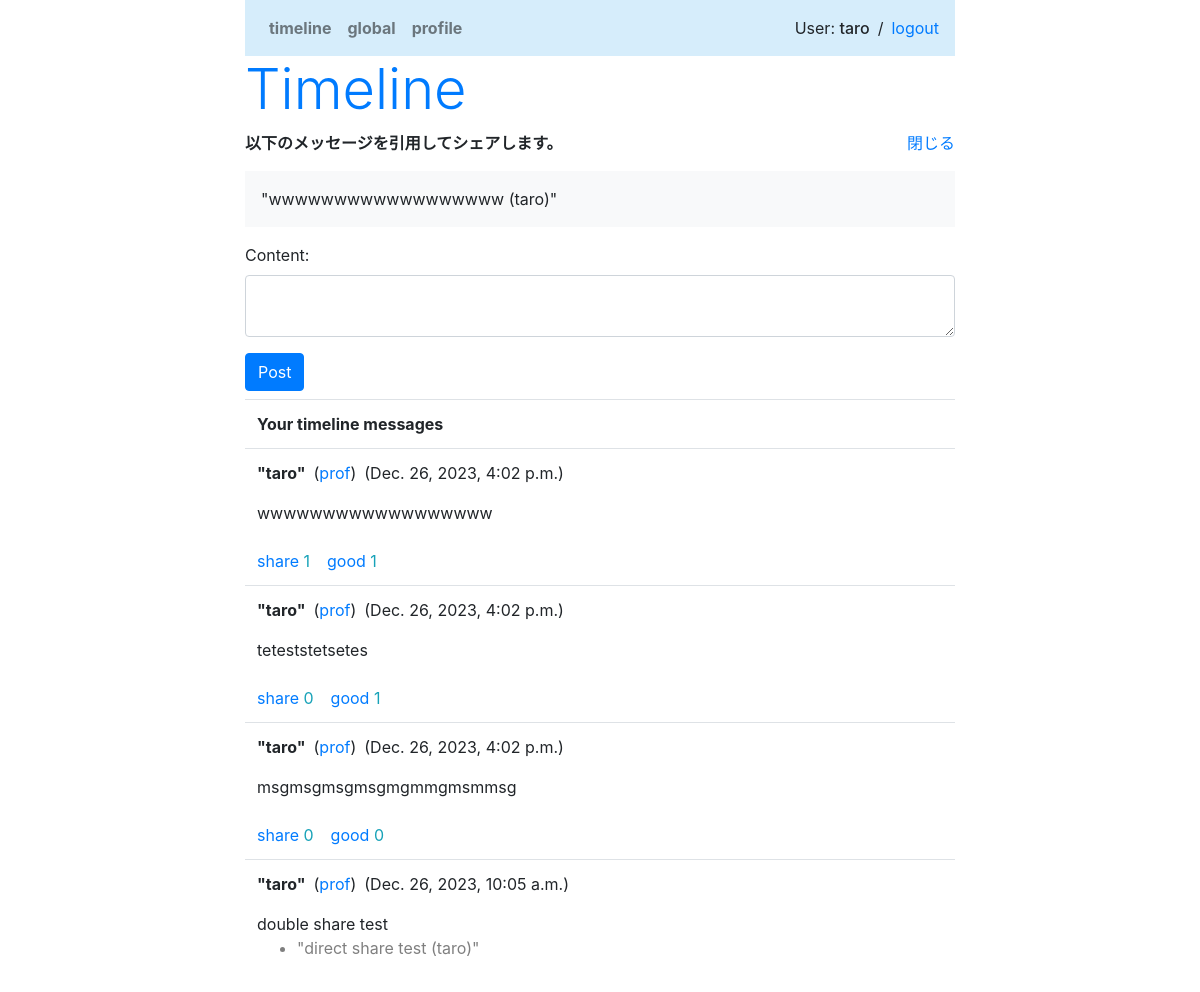
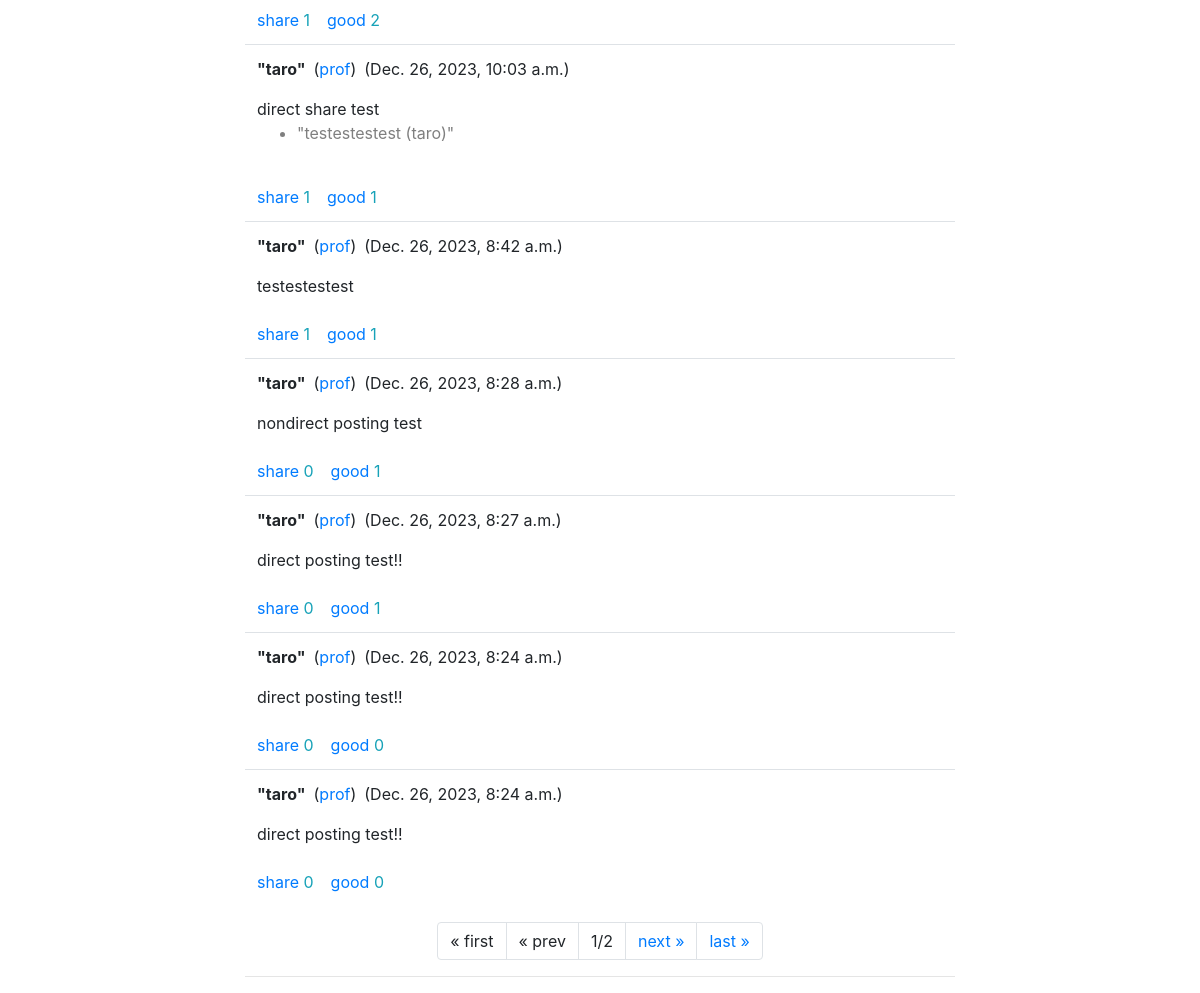
Page /sns/timeline/share/18/ (signed in) on the committed database (2 pictures, top to bottom).
### sns/models.py (models this page shows)
class Message(models.Model):
    owner = models.ForeignKey(User, on_delete=models.CASCADE, related_name='message_owner')
    content = models.TextField(max_length=1000)
    share_id = models.IntegerField(default=0)   # share先のid。デフォルトは自分。
    good_count = models.IntegerField(default=0)
    share_count = models.IntegerField(default=0)
    pub_date = models.DateTimeField(auto_now_add=True)
    def __str__(self):
        return str(self.content) + ' (' + str(self.owner) + ')'
    def get_share(self):
        return Message.objects.get(id=self.share_id)
    class Meta:
        ordering = ('-pub_date',)

### sns/views.py (the view)
# urls.py: path('timeline/share/', views.share_timeline, name='share_timeline'),
@login_required(login_url='/admin/login/')
def share_timeline(request, share_id, page=1):
    share = Message.objects.get(id=share_id)
    if request.method == 'POST':
        content = request.POST['content']
        msg = Message()
        msg.owner = request.user
        msg.content = content
        msg.share_id = share.id
        msg.save()
        share_msg = msg.get_share()
        share_msg.share_count += 1
        share_msg.save()
        messages.success(request, '新しいメッセージを投稿しました！')
        return redirect(to='/sns/timeline')
    else:
        form = MyPostForm()
    fls = Following.objects.filter(owner=request.user)
    targetlist = [request.user]
    for item in fls:
        targetlist.append(item.target)
    tl_messages = get_your_timeline_message(targetlist, page)
    params = {
        'login_user':request.user,
        'contents':tl_messages,
        'form':form,
        'share':share,
    }
    return render(request, 'sns/share_timeline.html', params)

### sns/forms.py
class MyPostForm(forms.Form):
    content = forms.CharField(max_length=500, \
        widget=forms.Textarea(attrs={'class':'form-control', 'rows':2}))

### sns/views.py (called while the page is built)
def get_your_timeline_message(targetlist, page):
    page_num = 10 #ページあたりの表示数
    messages = Message.objects.filter(owner__in=targetlist)
    page_item = Paginator(messages, page_num)
    return page_item.get_page(page)

### sns/templates/sns/share_timeline.html (shortened to what this page needs)
{% extends 'sns/layout.html' %}
{% block header %}
<h2 class="display-4 text-primary">Timeline</h2>
{% endblock %}
{% block content %}
<p><b>以下のメッセージを引用してシェアします。</b><span class="float-right"><a
    href="{% url 'timeline' %}{{contents.number}}">閉じる</a></span></p>
<p class="bg-light p-3">
    "{{share.content}} ({{share.owner}})"</p>
<form action="{% url 'share_timeline' share.id %}" method="post">
    {{form.as_p}}
    <button class="btn btn-primary">Post</button>
</form>
<table class="table mt-2">
    <tr><th>Your timeline messages</th></tr>
{% for item in contents %}
    <tr><td>
    <p><b>"{{item.owner}}"</b>&ensp;(<a href="{% url 'profile' %}{{item.owner.id}}">prof</a>)&ensp;({{item.pub_date}})</p>
    <p class="my-0">
        {{item.content}}</p>
    {% if item.share_id > 0 %}
    <ul><li class="text-black-50">"{{item.get_share}}"</li></ul>
    {% endif %}
    <br>
    <span class="float-left text-info">
        <a href="{% url 'share_timeline' item.id %}">share</a> {{item.share_count}} &ensp; <a href="{% url 'good' item.id %}">good</a> {{item.good_count}}
    </span>
</td></tr>
{% endfor %}
</table>
<ul class="pagination justify-content-center">
    {% if contents.has_previous %}
    <li class="page-item">
        <a class="page-link" href="{% url 'share_timeline' share.id %}">
            &laquo; first</a>
    </li>
    <li class="page-item">
        <a class="page-link"
        href="{% url 'share_timeline' share.id %}{{contents.previous_page_number}}">
            &laquo; prev</a>
    </li>
    {% else %}
    <li class="page-item">
        <a class="page-link">&laquo; first</a>
    </li>
    <li class="page-item">
        <a class="page-link">&laquo; prev</a>
    </li>
    {% endif %}
    <li class="page-item">
        <a class="page-link">
        {{contents.number}}/{{contents.paginator.num_pages}}</a>
    </li>
    {% if contents.has_next %}
    <li class="page-item">
        <a class="page-link"
        href="{% url 'share_timeline' share.id %}{{contents.next_page_number}}">
            next &raquo;</a>
    </li>
    <li class="page-item">
        <a class="page-link"
        href="{% url 'share_timeline' share.id %}{{contents.paginator.num_pages}}">
            last &raquo;</a>
    </li>
    {% endif %}
</ul>
{% endblock %}

### sns/templates/sns/layout.html (shortened to what this page needs)
{% load static %}
<!doctype html>
<html lang="ja">
<head>
    <link rel="stylesheet" href="https://stackpath.bootstrapcdn.com/bootstrap/4.3.1/css/bootstrap.min.css"/>
</head>
<body class="container">
    <div class="col-8 offset-2">
    <nav class="navbar navbar-expand navbar-light" style="background-color:rgb(214, 237, 251);">
    <ul class="navbar-nav mr-auto" >
        <li class="nav-item">
            <b><a class="nav-link" href="{% url 'timeline' %}">timeline</a></b>
        </li>
        <li class="nav-item">
            <b><a class="nav-link" href="{% url 'global_TL' %}">global</a></b>
        </li>
        <li class="nav-item">
            <b><a class="nav-link" href="{% url 'profile' %}{{login_user.id}}">profile</a></b>
        </li>
    </ul>
    <span> User: <span class="h6">{{login_user}}</span> </span>&ensp;/<span>
        <a href="/admin/logout?next=/sns/"> &ensp;logout </a></span>
    </nav>
    <div>{% block header %}{% endblock %}</div>
    <div class="content">{% block content %}{% endblock %}</div>
    <hr>
    </div>
</body>
</html>

### rows in the picture
Message: content "wwwwwwwwwwwwwwwwww", owner "taro", pub_date "Dec. 26, 2023, 4:02 p.m.", share_count "1", good_count "1"
Message: owner "taro", pub_date "Dec. 26, 2023, 4:02 p.m.", content "teteststetsetes", share_count "0", good_count "1"
Message: owner "taro", pub_date "Dec. 26, 2023, 4:02 p.m.", content "msgmsgmsgmsgmgmmgmsmmsg", share_count "0", good_count "0"
Message: owner "taro", pub_date "Dec. 26, 2023, 10:05 a.m.", content "double share test", get_share "direct share test (taro)", share_count "1", good_count "2"
Message: owner "taro", pub_date "Dec. 26, 2023, 10:03 a.m.", content "direct share test", get_share "testestestest (taro)", share_count "1", good_count "1"
Message: owner "taro", pub_date "Dec. 26, 2023, 8:42 a.m.", content "testestestest", share_count "1", good_count "1"
Message: owner "taro", pub_date "Dec. 26, 2023, 8:28 a.m.", content "nondirect posting test", share_count "0", good_count "1"
Message: owner "taro", pub_date "Dec. 26, 2023, 8:27 a.m.", content "direct posting test!!", share_count "0", good_count "1"
Message: owner "taro", pub_date "Dec. 26, 2023, 8:24 a.m.", content "direct posting test!!", share_count "0", good_count "0"
Message: owner "taro", pub_date "Dec. 26, 2023, 8:24 a.m.", content "direct posting test!!", share_count "0", good_count "0"

### other values in the picture
{{ login_user }} "taro"
{{ contents.number }} "1"
{{ contents.paginator.num_pages }} "2"
